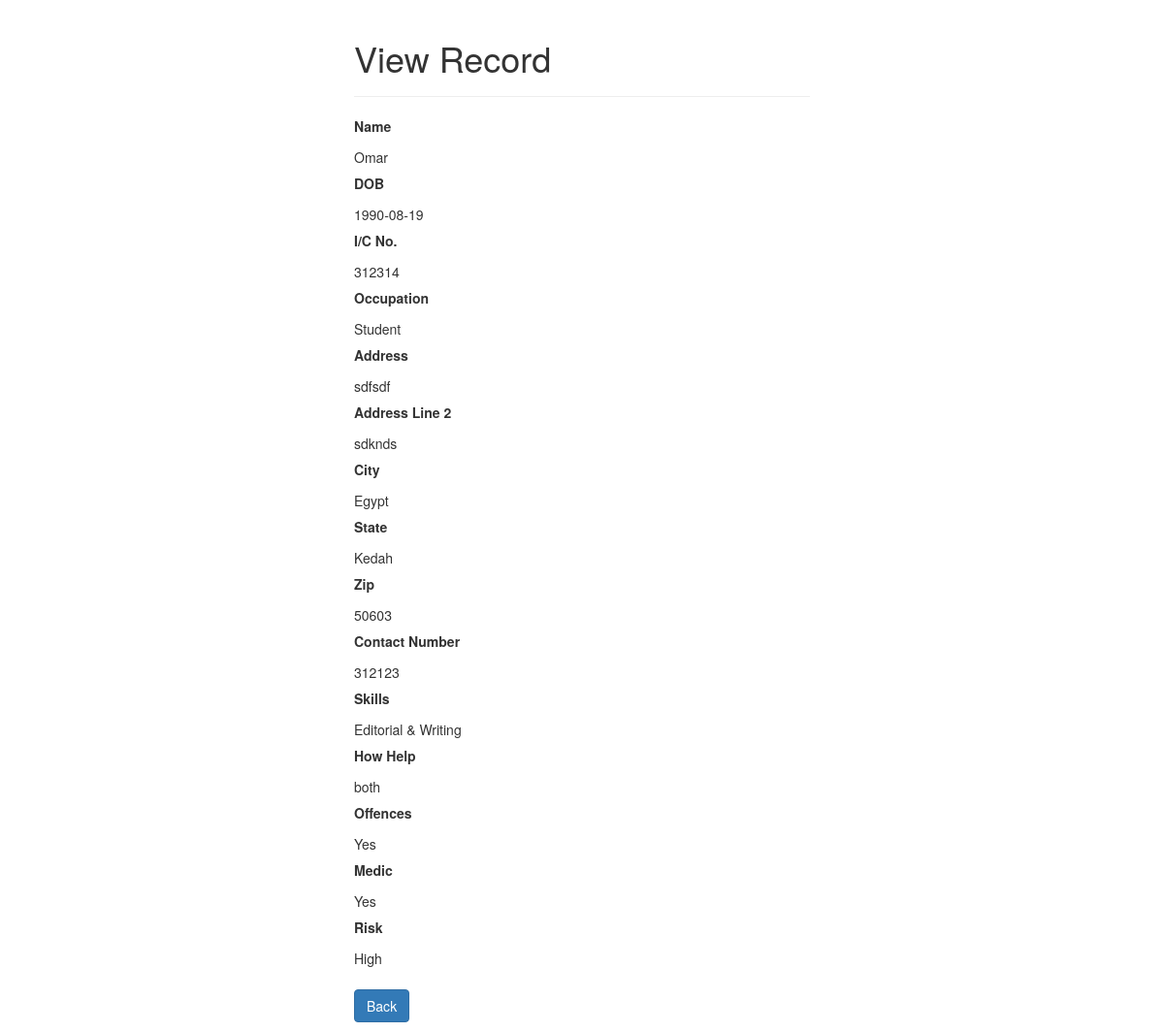
Screenshot of /read.php?id=61 with the database file from the repository.
### tables this page shows
CREATE TABLE `VOLUNTEER` (
  `Name` varchar(50) NOT NULL,
  `DOB` date NOT NULL,
  `Email` varchar(255) NOT NULL,
  `IdentityCard` int(15) NOT NULL,
  `Occupation` varchar(50) NOT NULL,
  `Address` varchar(100) NOT NULL,
  `Address2` varchar(100) NOT NULL,
  `City` varchar(50) NOT NULL,
  `State` varchar(50) NOT NULL,
  `Zip` varchar(50) NOT NULL,
  `ContactNumber` int(15) NOT NULL,
  `Skills` varchar(50) NOT NULL,
  `HowHelp` varchar(50) NOT NULL,
  `Offences` varchar(50) NOT NULL,
  `MedicalIssues` varchar(50) NOT NULL,
  `Risk` varchar(50) NOT NULL,
  `id` int(11) NOT NULL
);

### read.php (the view, shortened to what this page needs)
<?php
if(isset($_GET["id"]) && !empty(trim($_GET["id"]))){
require_once "includes/config.inc.php";
    $sql = "SELECT * FROM VOLUNTEER WHERE id = ?";
    if($stmt = mysqli_prepare($db, $sql)){
        mysqli_stmt_bind_param($stmt, "i", $param_id);
        if(mysqli_stmt_execute($stmt)){
            $result = mysqli_stmt_get_result($stmt);
            if(mysqli_num_rows($result) == 1){
                $row = mysqli_fetch_array($result, MYSQLI_ASSOC);
            } else{
                header("location: error.php");
                exit();
            }
        } else{
            echo "Oops! Something went wrong. Please try again later.";
        }
    }
} else{
    header("location: error.php");
    exit();
}
?>
<!DOCTYPE html>
<html lang="en">
<head>
    <link rel="stylesheet" href="https://maxcdn.bootstrapcdn.com/bootstrap/3.3.7/css/bootstrap.css">
</head>
<body>
    <div class="wrapper">
        <div class="container-fluid">
            <div class="row">
                <div class="col-md-12">
                    <div class="page-header">
                        <h1>View Record</h1>
                    </div>
                    <div class="form-group">
                        <label>Name</label>
                        <p class="form-control-static"><?php echo $row["Name"]; ?></p>
                        <label>DOB</label>
                        <p class="form-control-static"><?php echo $row["DOB"]; ?></p>
                        <label>I/C No.</label>
                        <p class="form-control-static"><?php echo $row["IdentityCard"]; ?></p>
                        <label>Occupation</label>
                        <p class="form-control-static"><?php echo $row["Occupation"]; ?></p>
                        <label>Address</label>
                        <p class="form-control-static"><?php echo $row["Address"]; ?></p>
                        <label>Address Line 2</label>
                        <p class="form-control-static"><?php echo $row["Address2"]; ?></p>
                        <label>City</label>
                        <p class="form-control-static"><?php echo $row["City"]; ?></p>
                        <label>State</label>
                        <p class="form-control-static"><?php echo $row["State"]; ?></p>
                        <label>Zip</label>
                        <p class="form-control-static"><?php echo $row["Zip"]; ?></p>
                        <label>Contact Number</label>
                        <p class="form-control-static"><?php echo $row["ContactNumber"]; ?></p>
                        <label>Skills</label>
                        <p class="form-control-static"><?php echo $row["Skills"]; ?></p>
                        <label>How Help</label>
                        <p class="form-control-static"><?php echo $row["HowHelp"]; ?></p>
                        <label>Offences</label>
                        <p class="form-control-static"><?php echo $row["Offences"]; ?></p>
                        <label>Medic</label>
                        <p class="form-control-static"><?php echo $row["MedicalIssues"]; ?></p>
                        <label>Risk</label>
                        <p class="form-control-static"><?php echo $row["Risk"]; ?></p>
                    </div>
                    <p><a href="ViewList.php" class="btn btn-primary">Back</a></p>
                </div>
            </div>
        </div>
    </div>
</body>
</html>

### read.php (style rules this page uses)
.wrapper { width: 500px; margin: 0 auto; }

### rows the page displays
volunteer: Name "Omar", DOB "1990-08-19", IdentityCard "312314", Occupation "Student", Address "sdfsdf", Address2 "sdknds", City "Egypt", State "Kedah", Zip "50603", ContactNumber "312123", Skills "Editorial & Writing", HowHelp "both", Offences "Yes", MedicalIssues "Yes", Risk "High"
